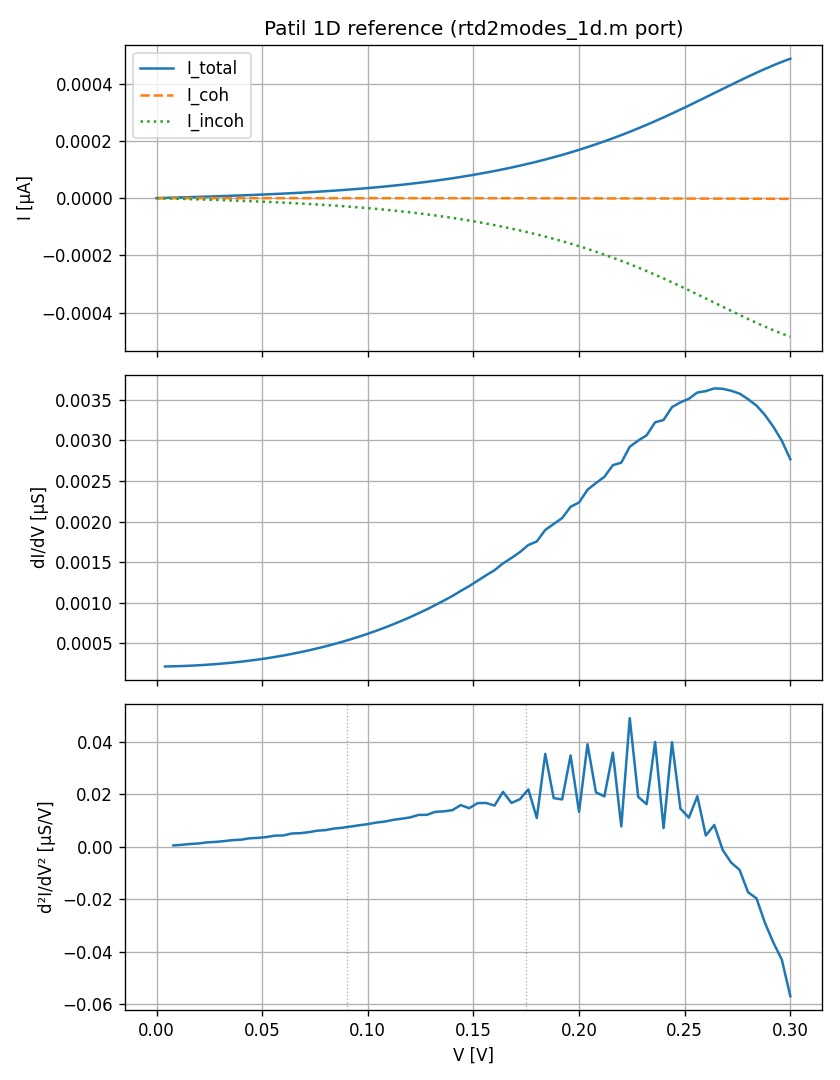

Write the Python code that produced this figure.
"""
Patil 1D reference port.

Line-by-line faithful port of ``papers/rtd2modes_1d.m`` — Patil's MATLAB
reference for "The role of inelastic scattering in resonant tunneling
heterostructures". Parameters are copied verbatim from the MATLAB file;
see ``docs/PATIL_BENCHMARK.md`` for the parameter table and physics notes.

This module exposes two entry points:

* ``run_patil_reference(...)`` — drives the full SCBA self-consistency and
  returns a ``PatilResult`` dataclass with I(V), dI/dV, d²I/dV², and the
  coherent/incoherent current decomposition.
* A CLI (``python -m tests.patil_reference_1d``) that runs with Patil's
  exact defaults and saves the reference curves to
  ``tests/patil_reference_1d.npz``, plus an IETS/I-V plot.

Design rule: **do not "modernize" the MATLAB algorithm**. Where Patil made
a choice (only-diagonal phonon self-energy, Newton-mixer with it=0.5, etc.)
we match it exactly. Any physics corrections we want to apply go in our
multimode solver, not here — here we preserve the reference.
"""

from __future__ import annotations

import os
import sys
from dataclasses import dataclass
from typing import Optional

import numpy as np

sys.path.insert(0, os.path.abspath(os.path.join(os.path.dirname(__file__), "..")))


# ---------------------------------------------------------------------------
# Physical constants (match MATLAB header exactly).
# ---------------------------------------------------------------------------

HBAR = 1.06e-34            # J·s
Q = 1.6e-19                # C
M_E = 9.1e-31              # kg
M_STAR_GAAS = 0.067 * M_E  # kg, GaAs effective mass
IE = (Q * Q) / (2 * np.pi * HBAR)   # current prefactor — MATLAB convention


# ---------------------------------------------------------------------------
# Result container.
# ---------------------------------------------------------------------------


@dataclass
class PatilResult:
    V: np.ndarray          # (NV,) bias grid in V
    I_total: np.ndarray    # (NV,) total current in A, MATLAB II
    I_coherent: np.ndarray # (NV,) coherent part, MATLAB IIco
    I_incoherent: np.ndarray  # (NV,) incoherent part, MATLAB IInonco
    dIdV: np.ndarray       # (NV-1,) finite-difference dI/dV
    d2IdV2: np.ndarray     # (NV-2,) finite-difference d²I/dV²
    V_dIdV: np.ndarray     # corresponding V axis for dI/dV
    V_d2IdV2: np.ndarray
    # Parameters used (for downstream provenance).
    params: dict


# ---------------------------------------------------------------------------
# The main driver.
# ---------------------------------------------------------------------------


def run_patil_reference(
    NS: int = 1,
    NC: int = 40,
    ND: int = 1,
    Nb: int = 15,
    Vb: float = 0.6,
    t0: float = 5.2,
    Ef: float = 0.02,
    kT: float = 0.025,
    NV: int = 76,
    V_max: float = 0.3,
    dE: float = 0.005,
    E_min: float = -0.2,
    E_max: float = 0.8,
    D0: float = 0.0,
    Dnu: tuple[float, ...] = (0.1, 0.1),
    hnu_units: tuple[int, ...] = (18, 35),
    scba_tol: float = 1e-5,
    mix_it: float = 0.5,
    max_outer_iter: int = 200,
    verbose: bool = True,
) -> PatilResult:
    """Run Patil's MATLAB RTD 1D reference.

    Default arguments reproduce the ``%%% one peak in TM vs E %%%`` block of
    ``papers/rtd2modes_1d.m`` (lines 22-26) and the phonon settings
    (lines 44-48). The returned ``PatilResult`` contains the SCBA-converged
    current and IETS curves.
    """
    # --- Grid setup (lines 22-40) ---
    Np = NS + NC + ND
    UB = np.concatenate([
        np.zeros(NS),
        Vb * np.ones(Nb),
        np.zeros(NC - 2 * Nb),
        Vb * np.ones(Nb),
        np.zeros(ND),
    ])
    assert UB.shape == (Np,), f"UB shape {UB.shape} != Np {Np}"

    # Tight-binding Hamiltonian T[i,j] = 2t0 δ_ij − t0 (δ_{i,j±1}) + UB·δ_ij.
    T = 2.0 * t0 * np.eye(Np)
    T -= t0 * np.eye(Np, k=1)
    T -= t0 * np.eye(Np, k=-1)
    T += np.diag(UB)

    # --- Bias grid (line 42) ---
    VV = np.linspace(0.0, V_max, NV)
    dV = VV[1] - VV[0] if NV > 1 else 0.0

    # --- Energy grid (line 55) ---
    E = np.arange(E_min, E_max + 0.5 * dE, dE)
    NE = E.size

    # --- Phonon mode setup (lines 44-48) ---
    Dnu_arr = np.asarray(Dnu, dtype=float)
    hnu_units_arr = np.asarray(hnu_units, dtype=int)
    Nph = Dnu_arr.size
    if hnu_units_arr.size != Nph:
        raise ValueError("hnu_units must match Dnu in length")
    Nhnu = 1.0 / (np.exp(dE * hnu_units_arr / kT) - 1.0)  # Bose-Einstein
    hnu_eV = dE * hnu_units_arr                           # diagnostic

    if verbose:
        print(f"Patil 1D reference")
        print(f"  Np = {Np} (NS={NS}, NC={NC}, ND={ND}), Nb = {Nb}, Vb = {Vb} eV")
        print(f"  t0 = {t0} eV, Ef = {Ef} eV, kT = {kT} eV")
        print(f"  NV = {NV}, V ∈ [0, {V_max}]")
        print(f"  NE = {NE}, E ∈ [{E_min}, {E_max}], dE = {dE}")
        print(f"  Phonons: D² = {Dnu_arr.tolist()} eV², ℏω = {hnu_eV.tolist()} eV")
        print(f"  SCBA tol = {scba_tol}, mix it = {mix_it}")

    # --- Output buffers ---
    II = np.zeros(NV)
    II3 = np.zeros(NV)     # MATLAB II3 — total phonon-related trace
    II4 = np.zeros(NV)     # MATLAB II4 — second contact current
    IIco = np.zeros(NV)    # Coherent current
    IInonco = np.zeros(NV) # Incoherent current

    zplus = 1j * 1e-12

    # --- Main V-loop (line 50) ---
    for iV, V in enumerate(VV):
        mu1 = Ef + V / 2
        mu2 = Ef - V / 2
        # Applied potential profile (line 52): V/2 on left, linear drop, −V/2 on right
        U1 = V * np.concatenate([
            0.5 * np.ones(NS),
            np.linspace(0.5, -0.5, NC),
            -0.5 * np.ones(ND),
        ])

        # Fermi functions on the energy grid.
        f1 = 1.0 / (1.0 + np.exp((E - mu1) / kT))
        f2 = 1.0 / (1.0 + np.exp((E - mu2) / kT))

        # Allocate per-energy arrays — shape (Np, Np, NE), matching MATLAB.
        sigin1 = np.zeros((Np, Np, NE), dtype=complex)
        sigout1 = np.zeros((Np, Np, NE), dtype=complex)
        sigin2 = np.zeros((Np, Np, NE), dtype=complex)
        sigout2 = np.zeros((Np, Np, NE), dtype=complex)
        sigin = np.zeros((Np, Np, NE), dtype=complex)
        sigout = np.zeros((Np, Np, NE), dtype=complex)
        n = np.zeros((Np, Np, NE), dtype=complex)
        p = np.zeros((Np, Np, NE), dtype=complex)
        gam1 = np.zeros((Np, Np, NE), dtype=complex)
        gam2 = np.zeros((Np, Np, NE), dtype=complex)
        gamp = np.zeros((Np, Np, NE), dtype=complex)
        G = np.zeros((Np, Np, NE), dtype=complex)
        A = np.zeros((Np, Np, NE), dtype=complex)

        # --- SCBA outer loop (line 82) ---
        change = 1.0
        outer = 0
        while change > scba_tol and outer < max_outer_iter:
            outer += 1

            # --- Inner energy loop (line 83) ---
            for k in range(NE):
                # Left contact surface self-energy.
                ck = 1.0 - (E[k] + zplus - U1[0] - UB[0]) / (2 * t0)
                ka = np.arccos(ck)
                sig1_loc = -t0 * np.exp(1j * ka)
                sig1 = np.zeros((Np, Np), dtype=complex)
                sig1[0, 0] = sig1_loc
                gam1[:, :, k] = 1j * (sig1 - sig1.conj().T)

                # Right contact surface self-energy.
                ck = 1.0 - (E[k] + zplus - U1[-1] - UB[-1]) / (2 * t0)
                ka = np.arccos(ck)
                sig2_loc = -t0 * np.exp(1j * ka)
                sig2 = np.zeros((Np, Np), dtype=complex)
                sig2[-1, -1] = sig2_loc
                gam2[:, :, k] = 1j * (sig2 - sig2.conj().T)

                # Contact in/out scattering.
                sigin1[:, :, k] = f1[k] * gam1[:, :, k]
                sigin2[:, :, k] = f2[k] * gam2[:, :, k]
                sigout1[:, :, k] = (1 - f1[k]) * gam1[:, :, k]
                sigout2[:, :, k] = (1 - f2[k]) * gam2[:, :, k]

                # Total phonon broadening (Fix-4 causal combination, Patil
                # uses Σ_ph^R = (i/2) (Σ_in + Σ_out) — this is the original
                # MATLAB sign convention; matches when fed through the
                # Green's function below).
                gamp[:, :, k] = sigin[:, :, k] + sigout[:, :, k]

                # Retarded Green's function at energy E[k].
                M = ((E[k] + zplus) * np.eye(Np)
                     - T - np.diag(U1) - sig1 - sig2
                     + 0.5j * gamp[:, :, k])
                G[:, :, k] = np.linalg.inv(M)

                A[:, :, k] = 1j * (G[:, :, k] - G[:, :, k].conj().T)

                # Electron correlation (line 95): n = G [f1 Γ1 + f2 Γ2 + Σ_in] G†
                Sigma_in_total = (f1[k] * gam1[:, :, k]
                                  + f2[k] * gam2[:, :, k]
                                  + sigin[:, :, k])
                n[:, :, k] = np.real(
                    G[:, :, k] @ Sigma_in_total @ G[:, :, k].conj().T
                )
                p[:, :, k] = A[:, :, k] - n[:, :, k]

            # --- Phonon self-energy update (lines 98-116) ---
            # Diagonal-only local Einstein vibron (MATLAB ne(nn,nn,...) pattern).
            siginnew = D0 * n
            sigoutnew = D0 * p

            for iph in range(Nph):
                inu = int(hnu_units_arr[iph])
                if inu >= NE:
                    continue
                ne_arr = np.zeros_like(n)
                na_arr = np.zeros_like(n)
                pe_arr = np.zeros_like(p)
                pa_arr = np.zeros_like(p)

                # Diagonal-only energy shift (MATLAB: ne(nn,nn,1:NE-inu) = n(nn,nn,inu+1:NE))
                for nn in range(Np):
                    ne_arr[nn, nn, : NE - inu] = n[nn, nn, inu:NE]
                    na_arr[nn, nn, inu:NE] = n[nn, nn, : NE - inu]
                    pe_arr[nn, nn, : NE - inu] = p[nn, nn, inu:NE]
                    pa_arr[nn, nn, inu:NE] = p[nn, nn, : NE - inu]

                siginnew += (Nhnu[iph] + 1) * Dnu_arr[iph] * ne_arr \
                          + Nhnu[iph] * Dnu_arr[iph] * na_arr
                sigoutnew += Nhnu[iph] * Dnu_arr[iph] * pe_arr \
                           + (Nhnu[iph] + 1) * Dnu_arr[iph] * pa_arr

            # Convergence check (MATLAB line 117-118).
            change = (np.sum(np.abs(siginnew - sigin))
                      + np.sum(np.abs(sigoutnew - sigout)))

            # Mixer (line 119-120).
            sigin = (1 - mix_it) * sigin + mix_it * siginnew
            sigout = (1 - mix_it) * sigout + mix_it * sigoutnew

        # --- Current evaluation (lines 124-136) ---
        I1 = 0.0
        I2 = 0.0
        I3 = 0.0
        Ico = 0.0
        Inco = 0.0
        for k in range(NE):
            I1 += np.real(np.trace(
                sigout2[:, :, k] @ n[:, :, k]
                - sigin2[:, :, k] @ p[:, :, k]
            ))
            I2 += np.real(np.trace(
                sigout1[:, :, k] @ n[:, :, k]
                - sigin1[:, :, k] @ p[:, :, k]
            ))
            I3 += np.real(np.trace(
                sigout[:, :, k] @ n[:, :, k]
                - sigin[:, :, k] @ p[:, :, k]
            ))
            Ico += np.real(np.trace(
                sigin2[:, :, k] @ G[:, :, k] @ gam1[:, :, k] @ G[:, :, k].conj().T
                - gam2[:, :, k] @ G[:, :, k] @ sigin1[:, :, k] @ G[:, :, k].conj().T
            ))
            Inco += np.real(np.trace(
                sigin2[:, :, k] @ G[:, :, k] @ gamp[:, :, k] @ G[:, :, k].conj().T
                - gam2[:, :, k] @ G[:, :, k] @ sigin[:, :, k] @ G[:, :, k].conj().T
            ))

        II[iV] = I1 * dE * IE
        II3[iV] = I3 * dE * IE
        II4[iV] = I2 * dE * IE
        IIco[iV] = Ico * dE * IE
        IInonco[iV] = Inco * dE * IE

        if verbose:
            print(f"  V = {V:5.3f} V  scba_iter = {outer:3d}  I = {II[iV]:+.3e} A")

    # --- Derivatives (lines 148-149) ---
    if NV >= 2:
        dIdV = np.diff(II) / dV
        V_dIdV = VV[1:]
    else:
        dIdV = np.zeros(0)
        V_dIdV = np.zeros(0)
    if NV >= 3:
        d2IdV2 = np.diff(dIdV) / dV
        V_d2IdV2 = VV[2:]
    else:
        d2IdV2 = np.zeros(0)
        V_d2IdV2 = np.zeros(0)

    params = dict(
        NS=NS, NC=NC, ND=ND, Np=Np, Nb=Nb, Vb=Vb, t0=t0,
        Ef=Ef, kT=kT, NV=NV, V_max=V_max, dE=dE, E_min=E_min, E_max=E_max,
        D0=D0, Dnu=list(Dnu_arr), hnu_units=list(hnu_units_arr),
        hnu_eV=list(hnu_eV), Nhnu=list(Nhnu),
        scba_tol=scba_tol, mix_it=mix_it, max_outer_iter=max_outer_iter,
    )
    return PatilResult(
        V=VV, I_total=II, I_coherent=IIco, I_incoherent=IInonco,
        dIdV=dIdV, d2IdV2=d2IdV2, V_dIdV=V_dIdV, V_d2IdV2=V_d2IdV2,
        params=params,
    )


# ---------------------------------------------------------------------------
# CLI — run with Patil's MATLAB defaults, save npz, emit plot.
# ---------------------------------------------------------------------------


def _save_and_plot(result: PatilResult, out_npz: str,
                   out_png: Optional[str]) -> None:
    np.savez(out_npz,
             V=result.V, I_total=result.I_total,
             I_coherent=result.I_coherent, I_incoherent=result.I_incoherent,
             dIdV=result.dIdV, d2IdV2=result.d2IdV2,
             V_dIdV=result.V_dIdV, V_d2IdV2=result.V_d2IdV2,
             **{k: np.asarray(v) if isinstance(v, (list, tuple)) else v
                for k, v in result.params.items()})
    print(f"wrote {out_npz}")

    if out_png is None:
        return
    try:
        import matplotlib
        matplotlib.use("Agg")
        import matplotlib.pyplot as plt
    except ImportError:
        print(f"matplotlib not available — skipping {out_png}")
        return

    fig, axes = plt.subplots(3, 1, figsize=(7, 9), sharex=True)
    axes[0].plot(result.V, result.I_total * 1e6, label="I_total")
    axes[0].plot(result.V, result.I_coherent * 1e6, "--", label="I_coh")
    axes[0].plot(result.V, result.I_incoherent * 1e6, ":", label="I_incoh")
    axes[0].set_ylabel("I [µA]")
    axes[0].legend()
    axes[0].grid(True)
    axes[0].set_title("Patil 1D reference (rtd2modes_1d.m port)")

    axes[1].plot(result.V_dIdV, result.dIdV * 1e6)
    axes[1].set_ylabel("dI/dV [µS]")
    axes[1].grid(True)

    axes[2].plot(result.V_d2IdV2, result.d2IdV2 * 1e6)
    axes[2].set_ylabel("d²I/dV² [µS/V]")
    axes[2].set_xlabel("V [V]")
    axes[2].grid(True)
    # Mark expected IETS peak positions at V = ℏω/e (± sign for symmetric bias).
    for hw in result.params["hnu_eV"]:
        axes[2].axvline(hw, color="k", alpha=0.3, lw=0.8, ls=":")

    fig.tight_layout()
    fig.savefig(out_png, dpi=120)
    print(f"wrote {out_png}")


def main():
    out_dir = os.path.dirname(os.path.abspath(__file__))
    out_npz = os.path.join(out_dir, "patil_reference_1d.npz")
    out_png = os.path.join(out_dir, "patil_reference_1d.png")
    result = run_patil_reference(verbose=True)
    _save_and_plot(result, out_npz, out_png)


if __name__ == "__main__":
    main()
